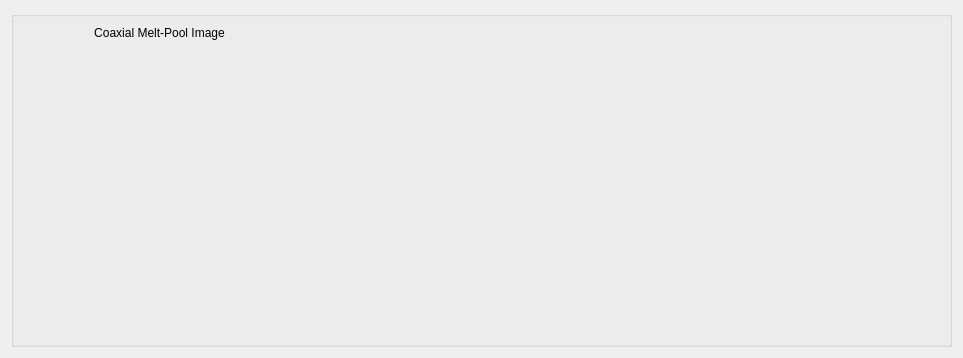
<?xml version="1.0" encoding="UTF-8"?>
<ui version="4.0">
 <class>Meltpoolviz</class>
 <widget class="QWidget" name="Meltpoolviz">
  <property name="geometry">
   <rect>
    <x>0</x>
    <y>0</y>
    <width>963</width>
    <height>358</height>
   </rect>
  </property>
  <property name="windowTitle">
   <string>ROS Image Topic Visualizer</string>
  </property>
  <layout class="QVBoxLayout" name="verticalLayout" stretch="9">
   <item>
    <widget class="QGroupBox" name="groupBox">
     <property name="title">
      <string/>
     </property>
     <layout class="QHBoxLayout" name="horizontalLayout_2" stretch="3,7">
      <item>
       <layout class="QHBoxLayout" name="horizontalLayout">
        <item>
         <layout class="QVBoxLayout" name="verticalLayout_2" stretch="0,10">
          <item>
           <widget class="QLabel" name="label_9">
            <property name="text">
             <string>Coaxial Melt-Pool Image</string>
            </property>
            <property name="alignment">
             <set>Qt::AlignCenter</set>
            </property>
           </widget>
          </item>
          <item>
           <widget class="QWidget" name="ImageWidget" native="true"/>
          </item>
         </layout>
        </item>
       </layout>
      </item>
      <item>
       <widget class="QWidget" name="AudioPlotWidget" native="true"/>
      </item>
     </layout>
    </widget>
   </item>
  </layout>
 </widget>
 <resources/>
 <connections/>
</ui>
